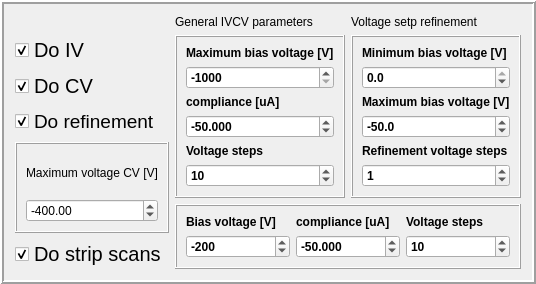
    <widget class="QFrame" name="DoIVCVframe">
     <property name="maximumSize">
      <size>
       <width>16777215</width>
       <height>16777215</height>
      </size>
     </property>
     <property name="autoFillBackground">
      <bool>false</bool>
     </property>
     <property name="styleSheet">
      <string notr="true"/>
     </property>
     <property name="frameShape">
      <enum>QFrame::Box</enum>
     </property>
     <property name="frameShadow">
      <enum>QFrame::Raised</enum>
     </property>
     <property name="lineWidth">
      <number>2</number>
     </property>
     <layout class="QGridLayout" name="gridLayout">
      <item row="0" column="1">
       <widget class="QLabel" name="general_settings_label">
        <property name="text">
         <string>General IVCV parameters</string>
        </property>
       </widget>
      </item>
      <item row="0" column="2">
       <widget class="QLabel" name="refinement_settings_label">
        <property name="text">
         <string>Voltage setp refinement</string>
        </property>
       </widget>
      </item>
      <item row="1" column="0">
       <widget class="QCheckBox" name="doIV_checkBox">
        <property name="enabled">
         <bool>true</bool>
        </property>
        <property name="font">
         <font>
          <pointsize>15</pointsize>
         </font>
        </property>
        <property name="text">
         <string>Do IV</string>
        </property>
        <property name="checked">
         <bool>true</bool>
        </property>
       </widget>
      </item>
      <item row="1" column="1" rowspan="4">
       <widget class="QFrame" name="IV_settings_settings">
        <property name="maximumSize">
         <size>
          <width>16777215</width>
          <height>16777215</height>
         </size>
        </property>
        <property name="font">
         <font>
          <weight>75</weight>
          <bold>true</bold>
          <underline>false</underline>
         </font>
        </property>
        <property name="styleSheet">
         <string notr="true"/>
        </property>
        <property name="frameShape">
         <enum>QFrame::Box</enum>
        </property>
        <property name="frameShadow">
         <enum>QFrame::Raised</enum>
        </property>
        <layout class="QVBoxLayout" name="verticalLayout_2">
         <item>
          <widget class="QLabel" name="max_voltage_label">
           <property name="text">
            <string>Maximum bias voltage [V]</string>
           </property>
          </widget>
         </item>
         <item>
          <widget class="QDoubleSpinBox" name="max_voltage">
           <property name="decimals">
            <number>0</number>
           </property>
           <property name="minimum">
            <double>-1000.000000000000000</double>
           </property>
           <property name="maximum">
            <double>0.000000000000000</double>
           </property>
           <property name="singleStep">
            <double>10.000000000000000</double>
           </property>
           <property name="value">
            <double>-1000.000000000000000</double>
           </property>
          </widget>
         </item>
         <item>
          <widget class="QLabel" name="compliance_label">
           <property name="text">
            <string>compliance [uA]</string>
           </property>
          </widget>
         </item>
         <item>
          <widget class="QDoubleSpinBox" name="compliance">
           <property name="decimals">
            <number>3</number>
           </property>
           <property name="minimum">
            <double>-1000.000000000000000</double>
           </property>
           <property name="maximum">
            <double>0.000000000000000</double>
           </property>
           <property name="singleStep">
            <double>0.100000000000000</double>
           </property>
           <property name="value">
            <double>-50.000000000000000</double>
           </property>
          </widget>
         </item>
         <item>
          <widget class="QLabel" name="voltages_steps_label">
           <property name="text">
            <string>Voltage steps</string>
           </property>
          </widget>
         </item>
         <item>
          <widget class="QDoubleSpinBox" name="voltage_steps">
           <property name="buttonSymbols">
            <enum>QAbstractSpinBox::UpDownArrows</enum>
           </property>
           <property name="decimals">
            <number>0</number>
           </property>
           <property name="maximum">
            <double>1000.000000000000000</double>
           </property>
           <property name="value">
            <double>10.000000000000000</double>
           </property>
          </widget>
         </item>
        </layout>
       </widget>
      </item>
      <item row="1" column="2" rowspan="4">
       <widget class="QFrame" name="Refinement_settings_label">
        <property name="maximumSize">
         <size>
          <width>16777215</width>
          <height>16777215</height>
         </size>
        </property>
        <property name="font">
         <font>
          <weight>75</weight>
          <bold>true</bold>
          <underline>false</underline>
         </font>
        </property>
        <property name="styleSheet">
         <string notr="true"/>
        </property>
        <property name="frameShape">
         <enum>QFrame::Box</enum>
        </property>
        <property name="frameShadow">
         <enum>QFrame::Raised</enum>
        </property>
        <layout class="QVBoxLayout" name="verticalLayout_3">
         <item>
          <widget class="QLabel" name="minimu_refinement_label">
           <property name="text">
            <string>Minimum bias voltage [V]</string>
           </property>
          </widget>
         </item>
         <item>
          <widget class="QDoubleSpinBox" name="min_refine_spin">
           <property name="decimals">
            <number>1</number>
           </property>
           <property name="minimum">
            <double>-1000.000000000000000</double>
           </property>
           <property name="maximum">
            <double>0.000000000000000</double>
           </property>
           <property name="singleStep">
            <double>10.000000000000000</double>
           </property>
           <property name="value">
            <double>0.000000000000000</double>
           </property>
          </widget>
         </item>
         <item>
          <widget class="QLabel" name="maximum_refinement_label">
           <property name="text">
            <string>Maximum bias voltage [V]</string>
           </property>
          </widget>
         </item>
         <item>
          <widget class="QDoubleSpinBox" name="max_refine_spin">
           <property name="decimals">
            <number>1</number>
           </property>
           <property name="minimum">
            <double>-1000.000000000000000</double>
           </property>
           <property name="maximum">
            <double>0.000000000000000</double>
           </property>
           <property name="singleStep">
            <double>10.000000000000000</double>
           </property>
           <property name="value">
            <double>-50.000000000000000</double>
           </property>
          </widget>
         </item>
         <item>
          <widget class="QLabel" name="voltages_steps_refine_label">
           <property name="text">
            <string>Refinement voltage steps</string>
           </property>
          </widget>
         </item>
         <item>
          <widget class="QDoubleSpinBox" name="refine_step_spin">
           <property name="buttonSymbols">
            <enum>QAbstractSpinBox::UpDownArrows</enum>
           </property>
           <property name="decimals">
            <number>0</number>
           </property>
           <property name="maximum">
            <double>1000.000000000000000</double>
           </property>
           <property name="value">
            <double>1.000000000000000</double>
           </property>
          </widget>
         </item>
        </layout>
       </widget>
      </item>
      <item row="2" column="0">
       <widget class="QCheckBox" name="doCV_checkBox">
        <property name="font">
         <font>
          <pointsize>15</pointsize>
         </font>
        </property>
        <property name="text">
         <string>Do CV</string>
        </property>
        <property name="checked">
         <bool>true</bool>
        </property>
       </widget>
      </item>
      <item row="3" column="0">
       <widget class="QCheckBox" name="doRef_checkBox">
        <property name="font">
         <font>
          <pointsize>14</pointsize>
         </font>
        </property>
        <property name="text">
         <string>Do refinement</string>
        </property>
        <property name="checked">
         <bool>true</bool>
        </property>
       </widget>
      </item>
      <item row="4" column="0" rowspan="2">
       <widget class="QFrame" name="frame">
        <property name="frameShape">
         <enum>QFrame::Box</enum>
        </property>
        <property name="frameShadow">
         <enum>QFrame::Raised</enum>
        </property>
        <layout class="QVBoxLayout" name="verticalLayout">
         <item>
          <widget class="QLabel" name="label">
           <property name="text">
            <string>Maximum voltage CV [V]</string>
           </property>
          </widget>
         </item>
         <item>
          <widget class="QDoubleSpinBox" name="max_voltage_CV">
           <property name="minimum">
            <double>-1000.000000000000000</double>
           </property>
           <property name="maximum">
            <double>0.000000000000000</double>
           </property>
           <property name="value">
            <double>-400.000000000000000</double>
           </property>
          </widget>
         </item>
        </layout>
       </widget>
      </item>
      <item row="5" column="1" rowspan="2" colspan="2">
       <widget class="QFrame" name="generalstripscan_label">
        <property name="maximumSize">
         <size>
          <width>16777215</width>
          <height>16777215</height>
         </size>
        </property>
        <property name="font">
         <font>
          <weight>75</weight>
          <bold>true</bold>
          <underline>false</underline>
         </font>
        </property>
        <property name="autoFillBackground">
         <bool>false</bool>
        </property>
        <property name="styleSheet">
         <string notr="true"/>
        </property>
        <property name="frameShape">
         <enum>QFrame::Box</enum>
        </property>
        <property name="frameShadow">
         <enum>QFrame::Raised</enum>
        </property>
        <layout class="QGridLayout" name="gridLayout_5">
         <item row="1" column="0">
          <widget class="QLabel" name="max_voltage_label_strip">
           <property name="text">
            <string>Bias voltage [V]</string>
           </property>
          </widget>
         </item>
         <item row="2" column="2">
          <widget class="QDoubleSpinBox" name="voltage_steps_strip">
           <property name="buttonSymbols">
            <enum>QAbstractSpinBox::UpDownArrows</enum>
           </property>
           <property name="decimals">
            <number>0</number>
           </property>
           <property name="maximum">
            <double>1000.000000000000000</double>
           </property>
           <property name="value">
            <double>10.000000000000000</double>
           </property>
          </widget>
         </item>
         <item row="2" column="0">
          <widget class="QDoubleSpinBox" name="max_voltage_strip">
           <property name="decimals">
            <number>0</number>
           </property>
           <property name="minimum">
            <double>-1000.000000000000000</double>
           </property>
           <property name="maximum">
            <double>0.000000000000000</double>
           </property>
           <property name="singleStep">
            <double>10.000000000000000</double>
           </property>
           <property name="value">
            <double>-200.000000000000000</double>
           </property>
          </widget>
         </item>
         <item row="1" column="2">
          <widget class="QLabel" name="voltages_steps_label_strip">
           <property name="text">
            <string>Voltage steps</string>
           </property>
          </widget>
         </item>
         <item row="2" column="1">
          <widget class="QDoubleSpinBox" name="compliance_strip">
           <property name="decimals">
            <number>3</number>
           </property>
           <property name="minimum">
            <double>-1000.000000000000000</double>
           </property>
           <property name="maximum">
            <double>0.000000000000000</double>
           </property>
           <property name="singleStep">
            <double>0.100000000000000</double>
           </property>
           <property name="value">
            <double>-50.000000000000000</double>
           </property>
          </widget>
         </item>
         <item row="1" column="1">
          <widget class="QLabel" name="compliance_label_strip">
           <property name="text">
            <string>compliance [uA]</string>
           </property>
          </widget>
         </item>
        </layout>
       </widget>
      </item>
      <item row="6" column="0">
       <widget class="QCheckBox" name="dostripscans_checkBox">
        <property name="font">
         <font>
          <pointsize>15</pointsize>
         </font>
        </property>
        <property name="text">
         <string>Do strip scans</string>
        </property>
        <property name="checked">
         <bool>true</bool>
        </property>
       </widget>
      </item>
     </layout>
    </widget>
